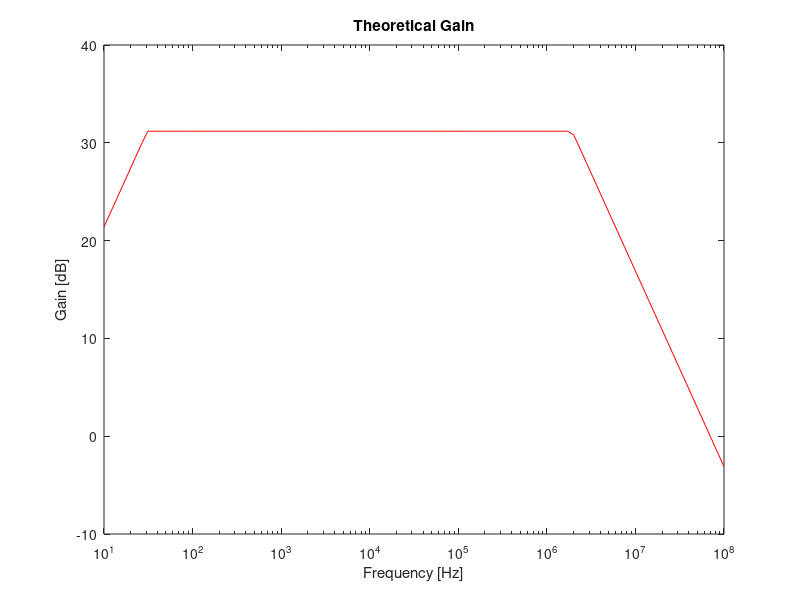

The MATLAB script that drew this image:
clear all
%Ver melhor a cut-off frequency
%Gain stage

T=300.15;
k=1.38064852*(10e-23);
q=1.60217662*(10e-19);
VT=(k*T)/q;

%Beta_f usado no Ngspice para NPN model
Beta_f_NPN=178.7;

%Early Voltage usado no Ngspice para NPN model
VA_NPN=69.7;
  
%Valores usados no Ngspice
R1=70000;
R2=10000;
RC=1000;
RE_copy=100;
Rout = 50;
Ci=1.0e-3;
Cb=1.6e-3;
Co=1.2e-3;

%Talvez mudar VON
VON=0.7;
  
VCC=12;
RS=100;

RL=8;

RE=RE_copy;

%Slide 6 da aula 7

RB=1/(1/R1+1/R2);
VEQ=(R2/(R1+R2))*VCC;

IB=(VEQ-VON)/(RB+(1+Beta_f_NPN)*RE);
IC1=Beta_f_NPN*IB;
IE1=(1+Beta_f_NPN)*IB;
VE1=RE*IE1;
VO1=VCC-RC*IC1;
VCE=VO1-VE1;

%Slide 7 da aula 7
gm1=IC1/VT;
rpi1=Beta_f_NPN/gm1;
ro1=VA_NPN/IC1;

%Resistências RB e RS em paralelo, para usar em cálculos posteriores
R_BS=RB*RS/(RB+RS);

%Nota: AV designa o gain; AV1 no GainStage, AV2 no OutputStage, AV no total (no final, portanto)	    
%Verifiquei que, utilizando as duas fórmulas de calcular AV (com RE=0 e RE=RE_copy) e fazendo a média no final, dá melhores valores, considerando-se, assim, os dois modelos em simultâneo
			    
RE=RE_copy;
AV1 = (R_BS/RS)*RC*((RE-gm1*rpi1*ro1)/((ro1+RC+RE)*(R_BS+rpi1+RE)+gm1*RE*ro1*rpi1-RE*RE));
AV1_DB = 20*log10(abs(AV1));

%Considerando ro1=infinity
%AV1 = (RB/(RB+RS))*RC*((-gm1*rpi1)/(R_BS+rpi1+RE+gm1*RE*rpi1));
%AV1_DB = 20*log10(abs(AV1));

AV1_aux = AV1;
AV1_aux_DB = AV1_DB;

RE=0;
AV1 = (R_BS/RS)*RC*((RE-gm1*rpi1*ro1)/((ro1+RC+RE)*(R_BS+rpi1+RE)+gm1*RE*ro1*rpi1-RE*RE));
AV1_DB = 20*log10(abs(AV1));

%Considerando ro1=infinity
%AV1 = (RB/(RB+RS))*RC*((-gm1*rpi1)/(R_BS+rpi1+RE+gm1*RE*rpi1));
%AV1_DB = 20*log10(abs(AV1));


RE=RE_copy;
ZI1 = (RB*rpi1)/(RB+rpi1);
  
ZO1 = 1/(1/ro1+1/RC);

  
%Output stage
  
%Valores usados no Ngspice para o modelo PNP
Beta_f_PNP = 227.3;
Beta_r_PNP = 7.69;
VA_PNP = 37.2;

%O V1 do slide 14 da aula 17 é a tensão final que sai do GainStage
VI2 = VO1;
							   
IE2 = (VCC-VON-VI2)/Rout;

%Slide 13 da aula 15
%IC2 = ((Beta_r_PNP+1)/Beta_r_PNP)*IE2;
IC2 = (Beta_f_PNP/(1+Beta_f_PNP))*IE2;
  
VO2 = VCC - Rout*IE2;
VCE2 = VO2 + Rout*IE2;

%Expressões do slide 13 da aula 15, para PNP
gm2 = IC2/VT;
go2 = IC2/VA_PNP;
gpi2 = gm2/Beta_f_PNP;

%Slide 15 da aula 17
ge2 = 1/Rout;

%Slides 14 e 15 da aula 17
AV2 = gm2/(gpi2+ge2+go2+gm2);
ZI2 = (gpi2+ge2+go2+gm2)/(gpi2*(gpi2+ge2+go2));
ZO2 = 1/(gpi2+ge2+go2+gm2);


%Complete circuit - hand calculations no GitHub

%Termo para cálculos		 
gB = 1/(1/gpi2+ZO1);
		 
AV = ((gB+(gm2/gpi2)*gB)/(gB+ge2+go2+(gm2/gpi2)*gB))*AV1;
AV_DB = 20*log10(abs(AV));
		 
AV_aux = ((gB+(gm2/gpi2)*gB)/(gB+ge2+go2+(gm2/gpi2)*gB))*AV1_aux;
AV_DB_aux = 20*log10(abs(AV_aux));

  
ZI=ZI1;
  
ZO=1/(go2+(gm2/gpi2)*gB+ge2+gB);

Vbase=VEQ-RB*IB;
Vcoll=VO1;
Vemit=VE1;
Vin = 0;
Vin2 = 0;
Vout = 0;
Vemit2=VCC-Rout*IE2;
Vvcc = 12;

%Escrever em ficheiros

file_chosen_values = fopen("ChosenValues.tex","w");
fprintf(file_chosen_values, "$R_1$ & %.0f k$\\Omega$ \\\\ \\hline\n$R_2$ & %.0f k$\\Omega$ \\\\ \\hline\n$R_C$ & %.0f k$\\Omega$ \\\\ \\hline\n$R_E$ & %.0f $\\Omega$ \\\\ \\hline\n$R_{out}$ & %.0f $\\Omega$ \\\\ \\hline\n$C_i$ & %.1f mF \\\\ \\hline\n$C_b$ & %.1f mF \\\\ \\hline\n$C_o$ & %.1f mF \\\\ \\hline", R1/1000, R2/1000, RC/1000, RE_copy, Rout, Ci*1000, Cb*1000, Co*1000);
fclose (file_chosen_values);

file_op_point = fopen("OP_Theo.tex","w");
fprintf(file_op_point, "$V_{base}$ & %.6e \\\\ \\hline\n$V_{coll}$ & %.6e \\\\ \\hline\n$V_{emit}$ & %.6e \\\\ \\hline\n$V_{emit2}$ & %.6e \\\\ \\hline\n$V_{in}$ & %.6e \\\\ \\hline\n$V_{in2}$ & %.6e \\\\ \\hline\n$V_{out}$ & %.6e \\\\ \\hline\n$V_{vcc}$ & %.6e \\\\ \\hline", Vbase, Vcoll, Vemit, Vemit2, Vin, Vin2, Vout, Vvcc);
fclose (file_op_point);

file_vce_vbeon = fopen("VCE_VBEON.tex","w");
fprintf(file_vce_vbeon, "$V_{CE}$ & %.4f\\\\ \\hline\n$V_{BE_{ON}}$ & %.1f \\\\ \\hline", VCE, VON);
fclose (file_vce_vbeon);

file_impedances = fopen("Impedances.tex","w");
fprintf(file_impedances,"$Z_{I1}$ & %.6f \\\\ \\hline\n$Z_{O1}$ & %.6f \\\\ \\hline\n$Z_{I2}$ & %.6f \\\\ \\hline\n$Z_{O2}$ & %.6f \\\\ \\hline\n$Z_I$ & %.6f \\\\ \\hline\n$Z_O$ & %.6f \\\\ \\hline", ZI1, ZO1, ZI2, ZO2, ZI, ZO);
fclose (file_impedances);

file_IE = fopen("IE.tex","w");
fprintf(file_IE, "$I_E$ (Gain Stage) & %.4f mA\\\\ \\hline\n$I_E$ (Output Stage) & %.4f mA\\\\ \\hline\n$|V_{CE}|$ & %.1f V\\\\ \\hline\n$V_{EB_{ON}}$ & %.1f V\\\\ \\hline", IE1*1000, IE2*1000, VCE2, VON);
fclose (file_IE);

%file_gains1 = fopen("Gains1.tex","w");
%fprintf(file_gains1,"$AV_1$ & %.6f \\\\ \\hline\n$AV_2$ & %.6f \\\\ \\hline\n$AV$ & %.6f \\\\ \\hline\n$AV$ & %.6f dB \\\\ \\hline\n", AV1, AV2, AV, AV_DB);
%fclose (file_gains1);

%file_gains2 = fopen("Gains2.tex","w");
%fprintf(file_gains2,"$AV_1$ & %.6f \\\\ \\hline\n$AV_2$ & %.6f \\\\ \\hline\n$AV$ & %.6f \\\\ \\hline\n$AV$ & %.6f dB \\\\ \\hline\n", AV1_aux, AV2, AV_aux, AV_DB_aux);
%fclose (file_gains2);

file_gains = fopen("Gains.tex","w");
fprintf(file_gains,"$AV_1$ & %.6f \\\\\n$AV_1$ [dB] & %.6f \\\\ \\hline\n$AV_2$ & %.6f \\\\\n$AV_2$ [dB] & %.6f \\\\ \\hline\n$AV$ & %.6f \\\\\n$AV$ [dB] & %.6f\\\\ \\hline\n", 0.5*(AV1_aux+AV1), 20*log10(0.5*(AV1_aux+AV1)), AV2, 20*log10(AV2), 0.5*(AV_aux+AV), 20*log10(0.5*(AV_aux+AV)));
fclose (file_gains);

file_impedances_compare = fopen("ImpedancesCompare.tex","w");
fprintf(file_impedances_compare,"$Z_I$ & %.6e \\\\ \\hline\n$Z_O$ & %.6e \\\\ \\hline", ZI, ZO);
fclose (file_impedances_compare);

%Lower cut-off frequency

RE=RE_copy;

Req_b = (R_BS+rpi1)/(1+gm1*rpi1);
Req_b = (Req_b*RE)/(Req_b+RE);

w_L= 1/((ZI+RS)*Ci)+1/(Cb*Req_b)+1/((ZO+RL)*Co);
f_L=w_L/(2*pi);

file_cutoff = fopen("CutOff.tex","w");
fprintf(file_cutoff,"$f_L$ & %.6f \\\\ \\hline", f_L);
fclose (file_cutoff);

file_cutoff_gain = fopen("CutOffGain.tex","w");
fprintf(file_cutoff_gain,"$f_L$ [Hz] & %.6e \\\\ \\hline\n$AV$ [dB] & %.6e\\\\ \\hline", f_L, 20*log10(0.5*(AV_aux+AV)));
fclose (file_cutoff_gain);

%High cut-off frequency, retirada diretamente do Ngspice
f_H = 1.928995e+6;
%f_L = 1.991176e+1;


%Plot

f = logspace(1,8,100);

%Variáveis auxiliares para fazer os plots; existe declive 20dB até f_L e declive -20 dB após f_H

%Considerando RE=RE_copy
Aux_gain_11 = (10^(AV_DB_aux/20))/f_L;
Aux_gain_12 = (10^(-AV_DB_aux/(20)))/f_H;

%Considerando RE=0
Aux_gain_21 = (10^(AV_DB/20))/f_L;
Aux_gain_22 = (10^(-AV_DB/20))/f_H;

%Fazendo uma média dos dois
Aux_gain_31 = (10^((AV_DB_aux+AV_DB)/40))/f_L;
Aux_gain_32 = (10^((-AV_DB_aux-AV_DB)/40))/f_H;

Gain_1 = @(f) 20*log10(f*Aux_gain_11).*(f<f_L)+AV_DB_aux*(f>=f_L & f<f_H+1)-20*log10(f*Aux_gain_12).*(f>=f_H);
Gain_2 = @(f) 20*log10(f*Aux_gain_21).*(f<f_L)+AV_DB*(f>=f_L & f<f_H)-20*log10(f*Aux_gain_22).*(f>=f_H);
Gain_3 = @(f) 20*log10(f*Aux_gain_31).*(f<f_L)+0.5*(AV_DB_aux+AV_DB)*(f>=f_L & f<f_H)-20*log10(f*Aux_gain_32).*(f>=f_H);


fig_gain = figure ("Visible", "off");

%semilogx(f, Gain_1(f), f , Gain_2(f), f, Gain_3(f), "");
semilogx(f, Gain_3(f), "r");

xlabel("Frequency [Hz]");
ylabel("Gain [dB]");

title("Theoretical Gain");

%hleg1=legend ("RE=100\\Omega","RE=0\\Omega","Average of both AV values","Location","southeast");
%set(hleg1, "FontSize", 14);

print (fig_gain, "gain_plot.eps", "-depsc");

close all;
